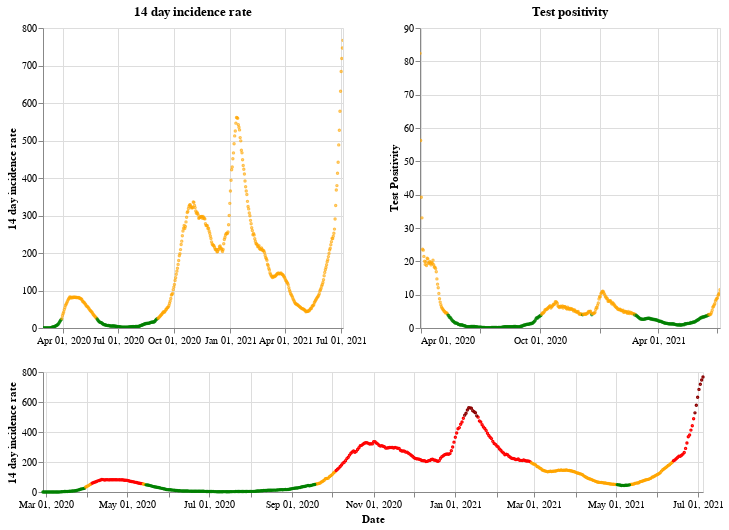

This figure's notebook cell:
### Markdown cell above
## Scotland

### Code cell
plot_traffic_light('Scotland')

### Figure 1 — Vega-Lite specification as saved in the notebook (floating-point values rounded to 4 significant figures; data arrays with more than 128 entries replaced by an {"elided": "..."} marker saying what was removed)
{"config": {"view": {"continuousWidth": 400, "continuousHeight": 300}}, "vconcat": [{"hconcat": [{"mark": {"type": "point", "size": 2}, "encoding": {"color": {"condition": {"value": "green", "test": "(datum.twoWeeklyCasesRate <= 25)"}, "value": "orange"}, "tooltip": [{"type": "nominal", "field": "areaName"}, {"type": "temporal", "field": "date"}, {"type": "quantitative", "field": "twoWeeklyCasesRate"}, {"type": "quantitative", "field": "testPositivity"}], "x": {"type": "temporal", "axis": {"title": ""}, "field": "date", "scale": {"domain": {"selection": "DateBrush"}}, "timeUnit": "yearmonthdate"}, "y": {"type": "quantitative", "axis": {"title": "14 day incidence rate"}, "field": "twoWeeklyCasesRate"}}, "title": "14 day incidence rate", "width": 300}, {"mark": {"type": "point", "size": 2}, "encoding": {"color": {"condition": {"value": "green", "test": "(datum.testPositivity <= 4)"}, "value": "orange"}, "tooltip": [{"type": "nominal", "field": "areaName"}, {"type": "temporal", "field": "date"}, {"type": "quantitative", "field": "twoWeeklyCasesRate"}, {"type": "quantitative", "field": "testPositivity"}], "x": {"type": "temporal", "axis": {"title": ""}, "field": "date", "scale": {"domain": {"selection": "DateBrush"}}, "timeUnit": "yearmonthdate"}, "y": {"type": "quantitative", "axis": {"title": "Test Positivity"}, "field": "testPositivity"}}, "title": "Test positivity", "width": 300}]}, {"layer": [{"mark": {"type": "point", "size": 2}, "encoding": {"color": {"condition": {"value": "orange", "test": "(((datum.testPositivity < 4) && (datum.twoWeeklyCasesRate >= 50)) && (datum.twoWeeklyCasesRate < 200))"}, "value": "red"}, "opacity": {"condition": {"value": 1, "test": "((datum.twoWeeklyCasesRate >= 50) && (datum.twoWeeklyCasesRate < 500))"}, "value": 0}, "tooltip": [{"type": "nominal", "field": "areaName"}, {"type": "temporal", "field": "date"}, {"type": "quantitative", "field": "twoWeeklyCasesRate"}, {"type": "quantitative", "field": "testPositivity"}], "x": {"type": "temporal", "axis": {"title": "Date"}, "field": "date", "timeUnit": "yearmonthdate"}, "y": {"type": "quantitative", "axis": {"title": "14 day incidence rate"}, "field": "twoWeeklyCasesRate"}}, "selection": {"DateBrush": {"type": "interval", "encodings": ["x"], "fields": ["Time"]}}}, {"mark": {"type": "point", "size": 2}, "encoding": {"color": {"value": "darkred"}, "opacity": {"condition": {"value": 1, "test": "(datum.twoWeeklyCasesRate >= 500)"}, "value": 0}, "tooltip": [{"type": "nominal", "field": "areaName"}, {"type": "temporal", "field": "date"}, {"type": "quantitative", "field": "twoWeeklyCasesRate"}, {"type": "quantitative", "field": "testPositivity"}], "x": {"type": "temporal", "axis": {"title": "Date"}, "field": "date", "timeUnit": "yearmonthdate"}, "y": {"type": "quantitative", "axis": {"title": "14 day incidence rate"}, "field": "twoWeeklyCasesRate"}}}, {"mark": {"type": "point", "size": 2}, "encoding": {"color": {"condition": {"value": "green", "test": "((datum.testPositivity < 4) && (datum.twoWeeklyCasesRate < 50))"}, "value": "orange"}, "opacity": {"condition": {"value": 1, "test": "(datum.twoWeeklyCasesRate < 50)"}, "value": 0}, "tooltip": [{"type": "nominal", "field": "areaName"}, {"type": "temporal", "field": "date"}, {"type": "quantitative", "field": "twoWeeklyCasesRate"}, {"type": "quantitative", "field": "testPositivity"}], "x": {"type": "temporal", "axis": {"title": "Date"}, "field": "date", "timeUnit": "yearmonthdate"}, "y": {"type": "quantitative", "axis": {"title": "14 day incidence rate"}, "field": "twoWeeklyCasesRate"}}}], "height": 120, "width": 660}], "data": {"name": "data-ad30dbe7968fc0edff0d54e8df99c43b"}, "$schema": "https://vega.github.io/schema/vega-lite/v4.8.1.json", "datasets": {"data-ad30dbe7968fc0edff0d54e8df99c43b": {"elided": "494 records"}}}
